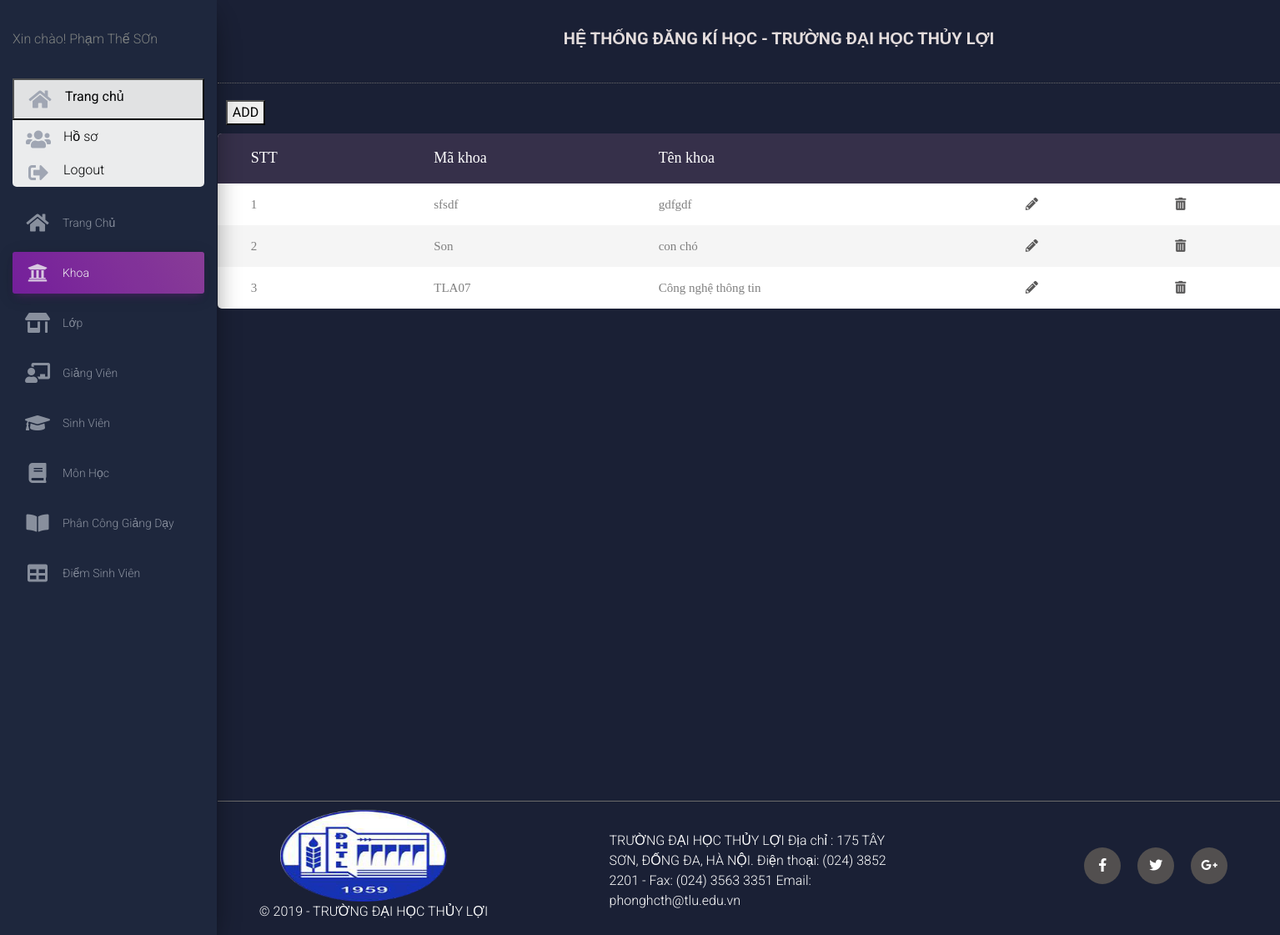
/TrangSauDangNhap/Khoa.php (signed in), run on the app's committed database.
### tables this page shows
CREATE TABLE `khoa` (
  `MaKhoa` varchar(10) NOT NULL,
  `TenKhoa` varchar(50) NOT NULL
);

### TrangSauDangNhap/Khoa.php (the view, shortened to what this page needs)
<?php
include ('head.php');
?>
<?php
include ("leftBody.php");
?>
<div class="sidebar-wrapper">
        <ul class="nav menu">
                    <li class="nav-item   ">
                        <a class="nav-link" href="admin.php">
                        <i class="fas fa-home"></i>
                            <p>Trang chủ</p>
                        </a>
                    </li>
                    <li class="nav-item active">
                        <a class="nav-link" href="Khoa.php">
                        <i class="fas fa-university"></i>
                            <p>Khoa</p>
                        </a>
                    </li>
                    <li class="nav-item ">
                        <a class="nav-link" href="Lop.php">
                        <i class="fas fa-store-alt"></i>
                            <p>Lớp</p>
                        </a>
                    </li>
                    <li class="nav-item ">
                        <a class="nav-link" href="GiangVien.php">
                        <i class="fas fa-chalkboard-teacher"></i>
                            <p>Giảng viên</p>
                        </a>
                    </li>
                    <li class="nav-item ">
                        <a class="nav-link" href="SinhVien.php?class=">
                        <i class="fas fa-graduation-cap"></i>
                            <p>Sinh viên</p>
                        </a>
                    </li>
                    <li class="nav-item ">
                        <a class="nav-link" href="MonHoc.php">
                        <i class="fas fa-book"></i>
                            <p>Môn học</p>
                        </a>
                    </li>
                    <li class="nav-item ">
                        <a class="nav-link" href="ChiTietMH.php">
                        <i class="fas fa-book-open"></i>
                            <p>Phân công giảng dạy</p>
                        </a>
                    </li>
                    <li class="nav-item ">
                        <a class="nav-link" href="DiemSV.php?class=&lopmh=">
                        <i class="fas fa-table"></i>
                            <p>Điểm sinh viên</p>
                        </a>
                    </li>
        </ul>
	  </div>
	  </div>
    </div>
<div class="col-sm-10 page_right">
    <?php
    include ("headerLogin.php");
    ?>
    <main>
    <button class="ADD" id="add" onclick="ADD()">ADD</button>
    <div class="limiter">
		<div class="container-table100">
			<div class="wrap-table100">
				<div class="table100">
					<table>
						<thead>
							<tr class="table100-head">
								<th class="column1">STT</th>
								<th class="column2">Mã khoa</th>
								<th class="column3">Tên khoa</th>
                                <th class="lop5"></th>
                                <th class="lop5"></th>
							</tr>
						</thead>
						<tbody>
                        <?php
                        $query="Select * from Khoa";
                        $result=  mysqli_query($connect,$query);
                        if(mysqli_num_rows($result)>0){
                            $i=0;
                            while($r=mysqli_fetch_assoc($result)){
                                $i ++;
                                $makhoa=$r['MaKhoa'];
                                $tenkhoa=$r['TenKhoa'];
                                echo "<tr>";
                                echo "<td class='column1'>$i</td>";
                                echo "<td class='column2'>$makhoa</td>";
                                echo "<td class='column3'>$tenkhoa</td>";
                                echo "<td name='update' class='lop5 update_Khoa' onclick='ADD()'><a href='../TrangSauDangNhap/updatekhoa.php?id=$makhoa'><i class='fas fa-pencil-alt'></i></a></td>";
                                echo "<td  class='lop5 remove_Khoa'><a href='../TrangSauDangNhap/deletekhoa.php?id=$makhoa'><i class='fas fa-trash-alt'></i></a></td>";
                                echo "</tr>";
                            }
                        }
                        ?>
						</tbody>
					</table>
				</div>
			</div>
		</div>
	</div>
    </main>
    <?php
    include ("footerLogin.php");
    ?>
</div>
<?php
include ("foot.php");
?>

### css/conchodan.css (style rules this page uses)
.limiter { width: 100%; margin: 0 auto; }
.container-table100 { width: 100%; min-height: 100vh; justify-content: center; flex-wrap: wrap; padding: 0px; }
.wrap-table100 { width: 1320px; }
table { border-spacing: 1; border-collapse: collapse; background: white; border-radius: 5px; overflow: hidden; width: 100%; margin: 0 auto; position: relative; }
table * { position: relative; }
table td, table th { padding-left: 8px; }
table thead tr { height: 60px; background: #36304a; }
table tbody tr { height: 50px; }
table tbody tr:last-child { border: 0; }
table td, table th { text-align: left; }
.table100-head th { font-family: OpenSans-Regular; font-size: 18px; color: #fff; line-height: 1.2; font-weight: unset; }
tbody tr:nth-child(even) { background-color: #f5f5f5; }
tbody tr { font-family: OpenSans-Regular; font-size: 15px; color: #808080; line-height: 1.2; font-weight: unset; }
.column1 { width: 140px; padding-left: 40px; }
.column2 { width: 150px; }
.column3 { width: 245px; }
.lop5 { width: 100px; }
.update_Khoa { width: 20px; }
.fa, .fas { color: rgb(88, 87, 87); }

### css/FormADD.css (style rules this page uses)
.ADD { margin: 20px 0px 10px 10px; }

### data on the page
khoa: MaKhoa "sfsdf", TenKhoa "gdfgdf"
khoa: MaKhoa "Son", TenKhoa "con chó"
khoa: MaKhoa "TLA07", TenKhoa "Công nghệ thông tin"

### other printed values
$_SESSION['name'] "Phạm Thế SƠn"
